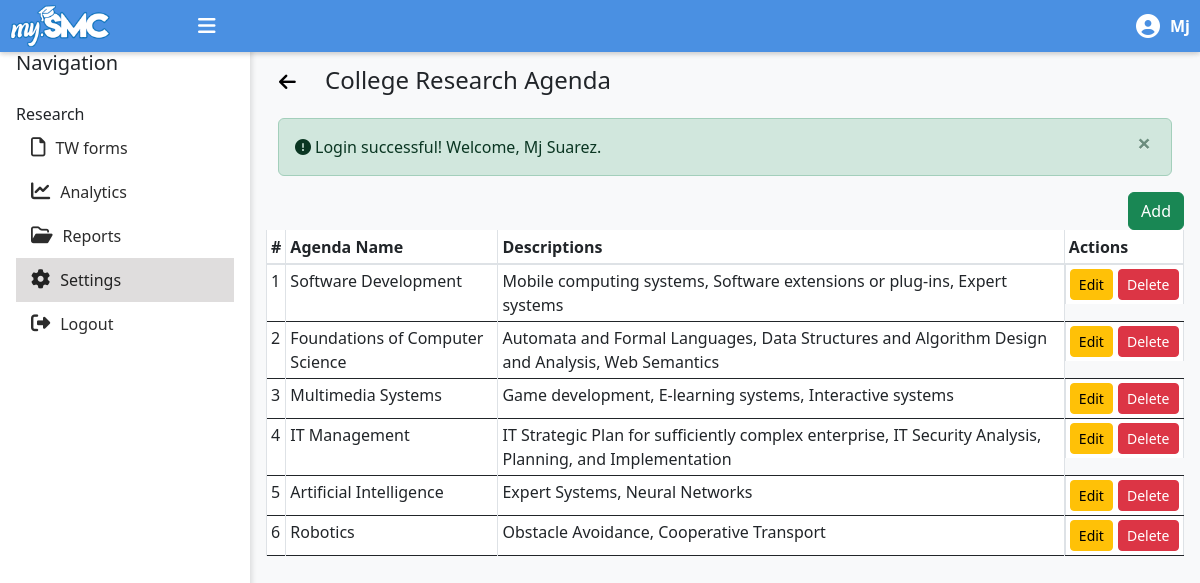
The page /dean/settings.php (signed in) on the database its author committed.
### tables this page shows
CREATE TABLE `college_research_agenda` (
  `agenda_id` int(11) NOT NULL,
  `agenda_name` varchar(255) NOT NULL,
  `department_id` int(11) DEFAULT NULL,
  `description` text DEFAULT NULL
);

### messages.php (called while the page is built, shortened)
<?php
$messages = isset($_SESSION['messages']) ? $_SESSION['messages'] : [];
?>

### dean/settings.php (the view, shortened to what this page needs)
<?php
   include('dean-master.php');
   require '../config/connect.php';
   include '../messages.php';
   $user_id = $_SESSION['user_id'];
    $query = "SELECT department_id FROM ACCOUNTS WHERE user_id = ?";
    $stmt = mysqli_prepare($conn, $query);
    mysqli_stmt_bind_param($stmt, "i", $user_id);
    mysqli_stmt_execute($stmt);
    $result = mysqli_stmt_get_result($stmt);
    $dean_data = mysqli_fetch_assoc($result);
    $dean_department_id = $dean_data['department_id'];
    function getAgenda($dean_department_id) {
        global $conn;
        $query = "
            SELECT agenda_id, agenda_name, description
            FROM college_research_agenda
            WHERE department_id = ?
        ";
        $stmt = mysqli_prepare($conn, $query);
        mysqli_stmt_bind_param($stmt, 'i', $dean_department_id);
        mysqli_stmt_execute($stmt);
        $result = mysqli_stmt_get_result($stmt);
        $agenda_list = [];
        while ($row = mysqli_fetch_assoc($result)) {
            $agenda_list[] = $row;
        }
        return $agenda_list;
    }
    $agenda_list = getAgenda($dean_department_id);
?>
<section id="settings" class="pt-4">
    <div class="header-container pt-4">
        <h4>
        <a href="javascript:history.back()" class="btn btn-link" style="font-size: 1rem; text-decoration: none; color: black;">
                    <i class="fas fa-arrow-left" style="margin-right: 10px; font-size: 1.2rem;"></i>
                </a>
        College Research Agenda</h4>
    </div>
        <?php if (!empty($messages)): ?>
            <div class="container mt-3">
                <?php foreach ($messages as $message): ?>
                    <div class="alert alert-<?= htmlspecialchars($message['tags']) ?> alert-dismissible fade show" role="alert">
                    <i class="fa-solid fa-circle-exclamation mr-1"></i><?= htmlspecialchars($message['content']) ?>
                        <button type="button" class="close" data-bs-dismiss="alert" aria-label="Close">
                            <span aria-hidden="true">&times;</span>
                        </button>
                    </div>
                <?php endforeach; ?>
            </div>
        <?php endif; ?>
                <div class="table-responsive">
                    <div class="d-flex justify-content-end align-items-center" style="gap: 10px;">
                        <a href="add-agenda.php" class="btn btn-add-item btn-success">Add</a>
                    </div>
                    <table id="items-table" class="table table-bordered table-sm display">
                        <thead class="thead-background">
                            <tr>
                                <th>#</th>
                                <th>Agenda Name</th>
                                <th>Descriptions</th>
                                <th>Actions</th>
                            </tr>
                        </thead>
                        <tbody>
                            <?php $i=1; foreach ($agenda_list as $row): ?>
                                <tr>
                                    <td><?= $i++; ?></td>
                                    <td><?= htmlspecialchars($row['agenda_name']) ?></td>
                                    <td><?= htmlspecialchars($row['description']) ?></td>
                                    <td class="d-flex justify-content-between align-items-center" style="gap: 5px;">
                                        <a href="edit-agenda.php?id=<?= $row['agenda_id'] ?>" class="btn btn-warning btn-sm">Edit</a>
                                        <button class="btn btn-danger btn-sm delete-btn" data-id="<?= $row['agenda_id'] ?>">Delete</button>
                                    </td>
                                </tr>
                            <?php endforeach; ?>
                        </tbody>
                    </table>
                </div>
</section>
<?php
include('dean-master.php');
?>

### css/dashboard.css (style rules this page uses)
body { display: flex; min-height: 100vh; margin: 0; background-color: #a8b5c7; }
.btn-add-item { background-color: #28a745; color: white; border: none; padding: 0.5rem 1rem; border-radius: 5px; cursor: pointer; }
.search-bar-container .form-control, .search-bar-container .form-select, .btn-add-item { padding: 0.2rem 0.5rem; font-size: 0.75rem; height: auto; }
.btn-add-item { padding: 0.2rem 0.5rem; font-size: 0.75rem; }
.alert { padding: 10px; display: flex; align-items: center; max-width: 100%; margin-bottom: 20px; border-radius: 5px; }

### dean/settings.php (style rules this page uses)
.thead-background { background-color:rgb(56, 120, 193); color: white; }

### rows shown on the page
college_research_agenda: agenda_name "Software Development", description "Mobile computing systems, Software extensions or plug-ins, Expert systems"
college_research_agenda: agenda_name "Foundations of Computer Science", description "Automata and Formal Languages, Data Structures and Algorithm Design and Analysis, Web Semantics"
college_research_agenda: agenda_name "Multimedia Systems", description "Game development, E-learning systems, Interactive systems"
college_research_agenda: agenda_name "IT Management", description "IT Strategic Plan for sufficiently complex enterprise, IT Security Analysis, Planning, and Implementation"
college_research_agenda: agenda_name "Artificial Intelligence", description "Expert Systems, Neural Networks"
college_research_agenda: agenda_name "Robotics", description "Obstacle Avoidance, Cooperative Transport"

### other values the page prints
$firstname "Mj"
$message['content'] "Login successful! Welcome, Mj Suarez."
